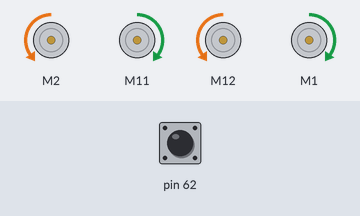
The sketch below on a simulated Arduino Mega 2560, built with avr-gcc and run on an emulated ATmega2560. Parts: 4 × DC motor (green arrow = forward, orange = backward, longer = faster). The test bench sets the inputs (shaded band); at power-on: pin 62 HIGH. What the sketch prints to the serial monitor is not drawn.

Above: at 5.0 s.
5.1 s: pin 62 pulled LOW for 0.15 s
At 5.19 s:
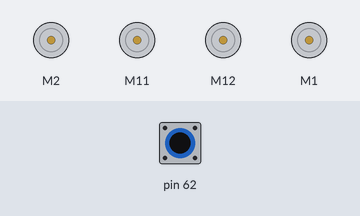
6.7 s: pin 62 pulled LOW for 3.2 s
At 10.6 s:
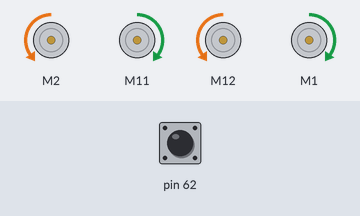
Timing chart, 0 to 12.1 s (numbered marks = the images above; inputs shaded):
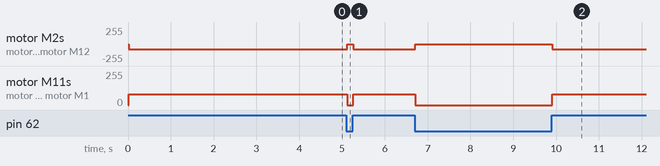

The sketch:

Mbot_mega.ino
```cpp
#include <Arduino_FreeRTOS.h>        // Biblioteca principal para usar FreeRTOS en Arduino
#include <avr/io.h>                  // Acceso directo a registros del microcontrolador AVR
#include <avr/interrupt.h>           // Permite usar interrupciones a bajo nivel
#include <semphr.h>                  // Biblioteca de FreeRTOS para usar semáforos
#include <MeMegaPi.h>                // Biblioteca para controlar el mBot Mega con motores

// === Configuración de los motores ===
MeMegaPiDCMotor motor_1(1);          // Motor en el puerto 1 (frontal derecho)
MeMegaPiDCMotor motor_9(9);          // Motor en el puerto 9 (trasero derecho)
MeMegaPiDCMotor motor_2(2);          // Motor en el puerto 2 (trasero izquierdo)
MeMegaPiDCMotor motor_10(10);        // Motor en el puerto 10 (frontal izquierdo)

// === Variables globales compartidas entre tareas e interrupciones ===
volatile int anguloRecibido = 90;    // Ángulo recibido por UART, inicia en 90° (recto)
volatile bool interrupcionActiva = false; // Bandera para indicar si la interrupción se activó

// === Handles de FreeRTOS ===
SemaphoreHandle_t xPinASem;          // Semáforo binario para sincronizar interrupción con tarea
TaskHandle_t xHandleMovimiento = NULL; // Handle de la tarea de movimiento, puede usarse para suspender o reanudar

// === Inicialización UART con registros AVR ===
void uart_init() {
  uint16_t ubrr = 103;               // Valor para 9600 baudios con cristal de 16 MHz
  UBRR0H = (ubrr >> 8);              // Parte alta del registro de configuración
  UBRR0L = ubrr;                     // Parte baja del registro de configuración
  UCSR0B = (1 << RXEN0) | (1 << TXEN0); // Habilita recepción y transmisión UART
  UCSR0C = (1 << UCSZ01) | (1 << UCSZ00); // Formato: 8 bits, sin paridad, 1 bit de parada
}

void uart_putchar(char c) {
  while (!(UCSR0A & (1 << UDRE0)));  // Espera a que el registro de envío esté vacío
  UDR0 = c;                          // Envía el carácter por UART
}

void uart_print(const char* str) {
  while (*str) uart_putchar(*str++); // Envía cadena carácter por carácter
}

char uart_getchar() {
  while (!(UCSR0A & (1 << RXC0)));   // Espera a que haya datos recibidos
  return UDR0;                       // Retorna el carácter recibido
}

bool uart_available() {
  return (UCSR0A & (1 << RXC0));     // Devuelve verdadero si hay datos disponibles para leer
}

// === Control individual de motores con dirección ===
void motor_foward_left_run(int16_t speed) { motor_10.run(speed); }
void motor_foward_right_run(int16_t speed) { motor_1.run(-speed); }
void motor_back_left_run(int16_t speed) { motor_2.run(speed); }
void motor_back_right_run(int16_t speed) { motor_9.run(-speed); }

// === Control de movimiento general usando vector de velocidad ===
void move_control(int16_t vx, int16_t vy, int16_t vw) {
  // Cálculo de velocidad para cada rueda usando combinación lineal de vectores
  int16_t fl = vy + vx + vw;  // Rueda frontal izquierda
  int16_t fr = vy - vx - vw;  // Rueda frontal derecha
  int16_t bl = vy - vx + vw;  // Rueda trasera izquierda
  int16_t br = vy + vx - vw;  // Rueda trasera derecha
  motor_foward_left_run(fl);
  motor_foward_right_run(fr);
  motor_back_left_run(bl);
  motor_back_right_run(br);
}

void stop_motors() {
  move_control(0, 0, 0); // Detiene todos los motores
}

// === Tarea que recibe ángulos enviados por UART desde la Raspberry Pi ===
void tareaRecibirAngulo(void *pvParameters) {
  static char input[10];            // Buffer para almacenar entrada serial
  static uint8_t index = 0;         // Índice del buffer

  while (1) {
    while (uart_available()) {      // Si hay datos disponibles
      char c = uart_getchar();      // Leer un carácter

      if (c == '\n') {              // Si es fin de línea
        input[index] = '\0';        // Terminar la cadena
        int ang = atoi(input);      // Convertir a entero
        if (ang < 0) ang = -ang;    // Asegurar que sea positivo
        if (ang >= 0 && ang <= 180) {
          anguloRecibido = ang;     // Guardar el ángulo si es válido
          uart_print("Ángulo recibido: ");
        } else {
          uart_print("Valor no válido: ");
        }
        uart_print(input);          // Imprimir valor leído
        uart_putchar('\n');         // Nueva línea
        index = 0;                  // Reiniciar índice
      } else if (c != '\r' && index < sizeof(input) - 1) {
        input[index++] = c;         // Guardar carácter en buffer
      }
    }
    vTaskDelay(10 / portTICK_PERIOD_MS); // Esperar 10 ms antes de revisar otra vez
  }
}

// === Tarea que controla el movimiento en base al ángulo recibido ===
void tareaControlMovimiento(void *pvParameters) {
  const int vel_recto_lento = 80;
  const int vel_curva = 120;
  const int vel_giro_fuerte = 300;
  const int vel_giro_moderado = 200;

  int contadorCurva = 0;           // Cuenta pasos rectos antes de girar
  bool girando = false;            // Bandera para indicar si está girando

  while (1) {
    // === Si se activó la interrupción por el pin A8 ===
    if (xSemaphoreTake(xPinASem, 0) == pdPASS || interrupcionActiva) {
      stop_motors();               // Detener los motores
      while ((PINK & (1 << PK0)) == 0) {
        vTaskDelay(20 / portTICK_PERIOD_MS); // Esperar a que se libere el pin
      }
      interrupcionActiva = false;
      continue;
    }

    int ang = anguloRecibido;
    static bool giroDerecha = true;

    if (ang < 0 || ang > 180) {
      // Valor inválido: gira alternadamente izquierda/derecha
      int giro = giroDerecha ? vel_giro_moderado : -vel_giro_moderado;
      move_control(0, -vel_curva, giro);
      giroDerecha = !giroDerecha;
      vTaskDelay(60 / portTICK_PERIOD_MS);
      girando = false;
      contadorCurva = 0;
    } else if (ang >= 80 && ang <= 100) {
      // Va recto
      move_control(0, -vel_recto_lento, 0);
      girando = false;
      contadorCurva = 0;
    } else if ((ang < 80 || ang > 100) && contadorCurva < 30 && !girando) {
      // Mantiene trayectoria recta antes de girar
      move_control(0, -vel_recto_lento, 0);
      contadorCurva++;
    } else if (contadorCurva >= 30 || girando) {
      // Comienza a girar según el ángulo
      girando = true;
      if (ang < 80) {
        int giro = (ang < 50) ? vel_giro_fuerte : vel_giro_moderado;
        move_control(0, -vel_curva, giro);
      } else if (ang > 100) {
        int giro = (ang > 130) ? -vel_giro_fuerte : -vel_giro_moderado;
        move_control(0, -vel_curva, giro);
      }
      vTaskDelay(61 / portTICK_PERIOD_MS);
      girando = false;
      contadorCurva = 0;
    }

    vTaskDelay(46 / portTICK_PERIOD_MS); // Tiempo base de actualización
  }
}

// === Configuración inicial ===
void setup() {
  uart_init();                     // Inicializar comunicación UART
  uart_print("Esperando datos...\n");

  // === Configurar pin A8 como entrada con resistencia pull-up ===
  DDRK &= ~(1 << PK0);             // A8 (PK0) como entrada
  PORTK |= (1 << PK0);             // Habilitar resistencia pull-up

  // === Configurar interrupción por cambio de estado en A8 ===
  PCICR |= (1 << PCIE2);           // Habilitar interrupciones del grupo PCINT[23:16]
  PCMSK2 |= (1 << PCINT16);        // Habilitar interrupción individual para PCINT16 (A8)
  sei();                           // Habilitar interrupciones globales

  // === Crear semáforo y tareas ===
  xPinASem = xSemaphoreCreateBinary(); // Crear semáforo binario
  xTaskCreate(tareaRecibirAngulo, "LeerSerial", 128, NULL, 1, NULL); // Crear tarea de lectura UART
  xTaskCreate(tareaControlMovimiento, "Control", 128, NULL, 1, &xHandleMovimiento); // Crear tarea de movimiento

  vTaskStartScheduler();           // Iniciar el planificador de FreeRTOS
}

// === Loop no se usa en FreeRTOS ===
void loop() {
  // Nunca se ejecuta porque FreeRTOS toma el control
}

// === Interrupción cuando cambia el pin A8 ===
ISR(PCINT2_vect) {
  BaseType_t xHigherPriorityTaskWoken = pdFALSE;
  if ((PINK & (1 << PK0)) == 0) { // Si A8 está en LOW (activación)
    interrupcionActiva = true;    // Señalamos que se activó interrupción
    xSemaphoreGiveFromISR(xPinASem, &xHigherPriorityTaskWoken); // Liberamos el semáforo desde ISR
    if (xHigherPriorityTaskWoken) taskYIELD(); // Cambio de contexto si una tarea de mayor prioridad estaba esperando
  }
}
```

Measured:
- after the input at 5.1 s, motor M2, motor M12: backward 80/255 → stopped at once, → backward 80/255 0.14 s later; motor M11, motor M1: forward 80/255 → stopped at once, → forward 80/255 0.14 s later
- after the input at 6.7 s, motor M2, motor M12: backward 80/255 → stopped at once, → backward 80/255 3.2 s later; motor M11, motor M1: forward 80/255 → stopped at once, → forward 80/255 3.2 s later
